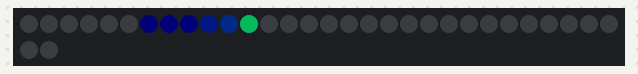
Bench run of a sketch on a simulated Arduino Uno, built with avr-gcc and run on an emulated ATmega328P. On the bench: 32 RGB LEDs in strip order, left to right, continuing on the next row. Dim RGB values are drawn brighter than linear; what the sketch prints to the serial monitor is not drawn.

Above: at 3.45 s.
At 9.37 s:
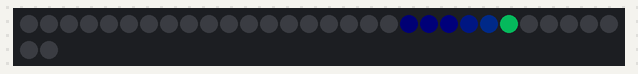
At 15.38 s:
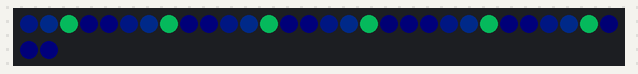
At 21.38 s:
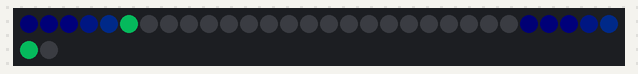
At 27.42 s:
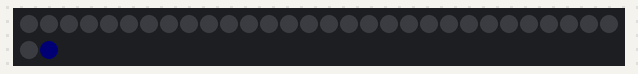
At 36.42 s:
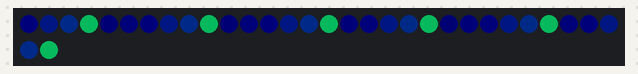

The sketch:

variable_speed_pulses.ino
```cpp
//***************************************************************
// Sends "pulses" down a strip. Pulse rate can change.
//
// This example uses beatsin8 to vary the pulse rate, but the
// rate could be controlled by an external source such as a
// potentiometer, light meter, pressure sensor, etc.
// Or you could remove that bit if you just want a steady pulse
// at a constant rate.
//
// The travel speed variable adjusts how fast the pulse moves
// down the strip. You might need to adjust to your taste or
// based on what pulse rate(s) you use.
//
// The fade rate adjusts how long of a tail the pulse has. Set
// to 0 for no tail at all.
//
//
// This example was inspired by ideas from the "matrixEffect"
// sketch by Jeremy Williams:
// https://gist.github.com/Jerware/b82ad4768f9935c8acfccc98c9211111
//
//
// Marc Miller, Jan 2022
//***************************************************************


#include "FastLED.h"
#define LED_TYPE LPD8806
#define DATA_PIN 11
#define CLOCK_PIN 13
#define COLOR_ORDER GRB
#define BRIGHTNESS 128
#define NUM_LEDS 32
CRGB leds[NUM_LEDS];

CRGB pulseColor = CHSV(128,220,230);
CRGB pulseTailColor = CHSV(150,180,100);
uint16_t pulseRate = 500;  // lower is faster [in milliseconds]
uint8_t travelSpeed = 25;  // lower is faster [range: 0-255]
uint8_t fadeRate = 160;  // lower is shorter tail [range: 0-255]


//---------------------------------------------------------------
void setup() {
  Serial.begin(115200);
  delay(3000);  // Startup delay

  FastLED.addLeds<LED_TYPE, DATA_PIN, CLOCK_PIN, COLOR_ORDER>(leds, NUM_LEDS);
  //FastLED.addLeds<LED_TYPE, DATA_PIN, CLOCK_PIN, COLOR_ORDER>(leds, NUM_LEDS).setCorrection( TypicalLEDStrip );

  FastLED.setBrightness(BRIGHTNESS);
  Serial.println("Setup done.\n\n");
}


//---------------------------------------------------------------
void loop() {

  // Get the current pulse rate
  // (pulseRate could be driven by an external source)
  uint8_t wave = beatsin8( 3, 0, 255); // slowly cycle between 0-255
  pulseRate = map(wave,0,255,120,1000);  // cycle between a pulseRate of 120 to 1000


  EVERY_N_MILLISECONDS(travelSpeed) {
    // move pulses down the strip
    for (int16_t i = NUM_LEDS-1; i >= 0; i--) {
      if (leds[i] == pulseColor) {
        if (i == NUM_LEDS-1) {
          leds[i] = pulseTailColor; // add a trail
        } else {
          leds[i+1] = pulseColor;
          leds[i] = pulseTailColor; // add a trail
        }
      }
    }

    // fade leds for tail effect
    for(int i = 0; i < NUM_LEDS; i++) {
      if (leds[i] != pulseColor) {
        leds[i].nscale8(fadeRate);  // only fades tail pixels
      }
    }
  }


  EVERY_N_MILLISECONDS_I(timingObj,1) {
    // time to start a new pulse
    leds[0] = pulseColor;
    timingObj.setPeriod(pulseRate);  // use the current pulseRate
  }


  FastLED.show();
  delay(1);  // ok to delete


}//end_main_loop


//---------------------------------------------------------------
```
